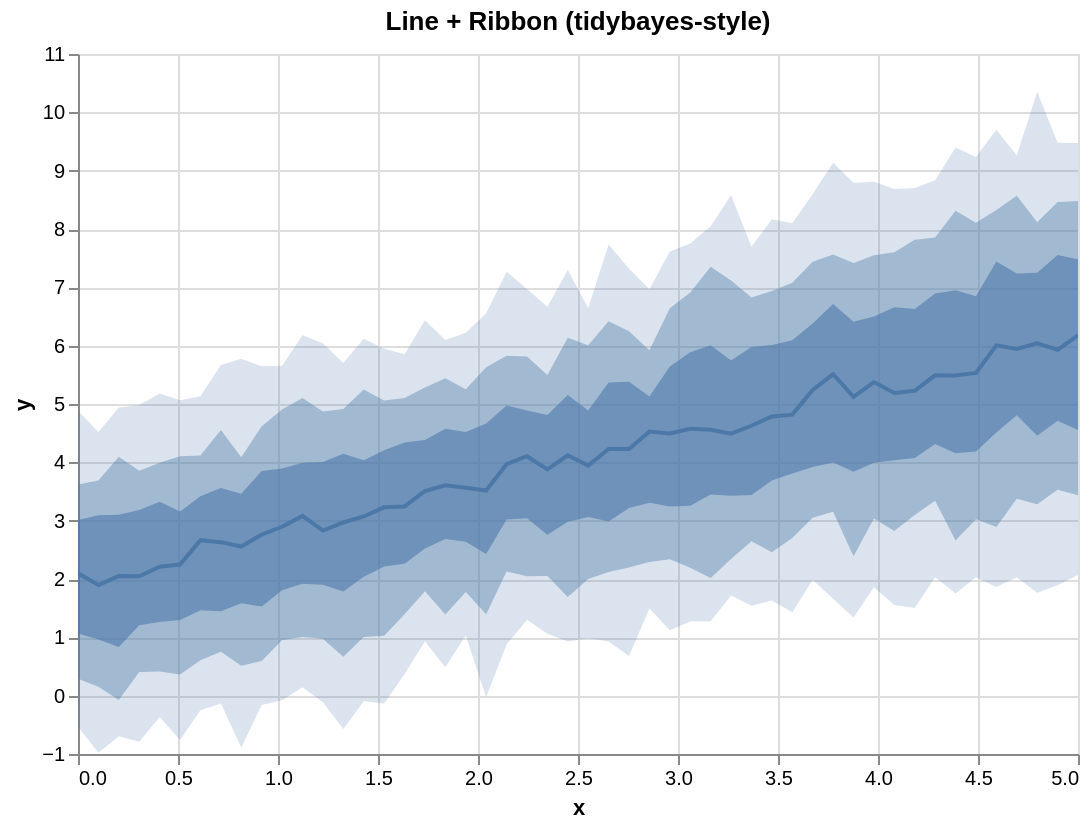

The specification (Vega-Lite) saved for this image:
### Vega-Lite specification from a JSON file in a GitHub repository (floating-point values rounded to 4 significant figures)
{"$schema": "https://vega.github.io/schema/vega-lite/v5.json", "config": {"axis": {"labelLimit": 0}, "header": {"labelLimit": 0}, "legend": {"labelLimit": 0}}, "data": {"values": [{"__median__": 3.509, "hi_0_5_": 4.385, "hi_0_8_": 5.285, "hi_0_95_": 6.435, "lo_0_5_": 2.521, "lo_0_8_": 1.789, "lo_0_95_": 0.9269, "x": 1.735}, {"__median__": 2.048, "hi_0_5_": 3.185, "hi_0_8_": 3.857, "hi_0_95_": 4.981, "lo_0_5_": 1.205, "lo_0_8_": 0.4041, "lo_0_95_": -0.7892, "x": 0.3061}, {"__median__": 3.228, "hi_0_5_": 4.205, "hi_0_8_": 5.059, "hi_0_95_": 5.949, "lo_0_5_": 2.214, "lo_0_8_": 1.027, "lo_0_95_": -0.1328, "x": 1.531}, {"__median__": 2.249, "hi_0_5_": 3.159, "hi_0_8_": 4.103, "hi_0_95_": 5.064, "lo_0_5_": 1.296, "lo_0_8_": 0.3624, "lo_0_95_": -0.7613, "x": 0.5102}, {"__median__": 5.512, "hi_0_5_": 6.716, "hi_0_8_": 7.565, "hi_0_95_": 9.136, "lo_0_5_": 3.997, "lo_0_8_": 3.152, "lo_0_95_": 1.662, "x": 3.776}, {"__median__": 3.944, "hi_0_5_": 4.89, "hi_0_8_": 6.009, "hi_0_95_": 6.644, "lo_0_5_": 3.062, "lo_0_8_": 2.002, "lo_0_95_": 0.9861, "x": 2.551}, {"__median__": 3.072, "hi_0_5_": 4.037, "hi_0_8_": 5.251, "hi_0_95_": 6.117, "lo_0_5_": 2.037, "lo_0_8_": 1.005, "lo_0_95_": -0.09436, "x": 1.429}, {"__median__": 4.495, "hi_0_5_": 5.643, "hi_0_8_": 6.642, "hi_0_95_": 7.613, "lo_0_5_": 3.242, "lo_0_8_": 2.339, "lo_0_95_": 1.123, "x": 2.959}, {"__median__": 6.177, "hi_0_5_": 7.483, "hi_0_8_": 8.478, "hi_0_95_": 9.475, "lo_0_5_": 4.556, "lo_0_8_": 3.436, "lo_0_95_": 2.067, "x": 5.0}, {"__median__": 5.19, "hi_0_5_": 6.658, "hi_0_8_": 7.603, "hi_0_95_": 8.687, "lo_0_5_": 4.036, "lo_0_8_": 2.824, "lo_0_95_": 1.555, "x": 4.082}, {"__median__": 4.786, "hi_0_5_": 6.012, "hi_0_8_": 6.937, "hi_0_95_": 8.169, "lo_0_5_": 3.688, "lo_0_8_": 2.457, "lo_0_95_": 1.632, "x": 3.469}, {"__median__": 5.533, "hi_0_5_": 6.847, "hi_0_8_": 8.107, "hi_0_95_": 9.232, "lo_0_5_": 4.185, "lo_0_8_": 3.023, "lo_0_95_": 2.031, "x": 4.49}, {"__median__": 4.231, "hi_0_5_": 5.37, "hi_0_8_": 6.419, "hi_0_95_": 7.732, "lo_0_5_": 2.986, "lo_0_8_": 2.12, "lo_0_95_": 0.9299, "x": 2.653}, {"__median__": 4.557, "hi_0_5_": 6.008, "hi_0_8_": 7.354, "hi_0_95_": 8.046, "lo_0_5_": 3.451, "lo_0_8_": 2.018, "lo_0_95_": 1.274, "x": 3.163}, {"__median__": 4.492, "hi_0_5_": 5.747, "hi_0_8_": 7.117, "hi_0_95_": 8.581, "lo_0_5_": 3.428, "lo_0_8_": 2.343, "lo_0_95_": 1.718, "x": 3.265}, {"__median__": 6.04, "hi_0_5_": 7.248, "hi_0_8_": 8.116, "hi_0_95_": 10.35, "lo_0_5_": 4.458, "lo_0_8_": 3.28, "lo_0_95_": 1.766, "x": 4.796}, {"__median__": 2.209, "hi_0_5_": 3.323, "hi_0_8_": 3.992, "hi_0_95_": 5.181, "lo_0_5_": 1.264, "lo_0_8_": 0.4153, "lo_0_95_": -0.3642, "x": 0.4082}, {"__median__": 6.005, "hi_0_5_": 7.443, "hi_0_8_": 8.326, "hi_0_95_": 9.701, "lo_0_5_": 4.512, "lo_0_8_": 2.893, "lo_0_95_": 1.864, "x": 4.592}, {"__median__": 4.527, "hi_0_5_": 5.128, "hi_0_8_": 5.923, "hi_0_95_": 6.965, "lo_0_5_": 3.308, "lo_0_8_": 2.293, "lo_0_95_": 1.494, "x": 2.857}, {"__median__": 3.082, "hi_0_5_": 3.994, "hi_0_8_": 5.101, "hi_0_95_": 6.181, "lo_0_5_": 1.917, "lo_0_8_": 1.007, "lo_0_95_": 0.1429, "x": 1.122}, {"__median__": 3.605, "hi_0_5_": 4.576, "hi_0_8_": 5.441, "hi_0_95_": 6.097, "lo_0_5_": 2.684, "lo_0_8_": 1.391, "lo_0_95_": 0.4852, "x": 1.837}, {"__median__": 5.377, "hi_0_5_": 6.502, "hi_0_8_": 7.55, "hi_0_95_": 8.808, "lo_0_5_": 3.993, "lo_0_8_": 3.037, "lo_0_95_": 1.857, "x": 3.98}, {"__median__": 3.516, "hi_0_5_": 4.665, "hi_0_8_": 5.629, "hi_0_95_": 6.557, "lo_0_5_": 2.428, "lo_0_8_": 1.395, "lo_0_95_": -0.02928, "x": 2.041}, {"__median__": 4.818, "hi_0_5_": 6.092, "hi_0_8_": 7.077, "hi_0_95_": 8.1, "lo_0_5_": 3.807, "lo_0_8_": 2.704, "lo_0_95_": 1.431, "x": 3.571}, {"__median__": 4.12, "hi_0_5_": 5.155, "hi_0_8_": 6.136, "hi_0_95_": 7.296, "lo_0_5_": 2.98, "lo_0_8_": 1.693, "lo_0_95_": 0.9301, "x": 2.449}, {"__median__": 3.565, "hi_0_5_": 4.519, "hi_0_8_": 5.254, "hi_0_95_": 6.223, "lo_0_5_": 2.637, "lo_0_8_": 1.778, "lo_0_95_": 1.03, "x": 1.939}, {"__median__": 2.666, "hi_0_5_": 3.417, "hi_0_8_": 4.117, "hi_0_95_": 5.133, "lo_0_5_": 1.465, "lo_0_8_": 0.6068, "lo_0_95_": -0.2505, "x": 0.6122}, {"__median__": 3.244, "hi_0_5_": 4.341, "hi_0_8_": 5.102, "hi_0_95_": 5.852, "lo_0_5_": 2.26, "lo_0_8_": 1.396, "lo_0_95_": 0.3708, "x": 1.633}, {"__median__": 4.576, "hi_0_5_": 5.887, "hi_0_8_": 6.913, "hi_0_95_": 7.753, "lo_0_5_": 3.258, "lo_0_8_": 2.192, "lo_0_95_": 1.271, "x": 3.061}, {"__median__": 2.895, "hi_0_5_": 3.896, "hi_0_8_": 4.907, "hi_0_95_": 5.656, "lo_0_5_": 1.809, "lo_0_8_": 0.9502, "lo_0_95_": -0.07989, "x": 1.02}, {"__median__": 1.895, "hi_0_5_": 3.092, "hi_0_8_": 3.688, "hi_0_95_": 4.522, "lo_0_5_": 0.9627, "lo_0_8_": 0.1508, "lo_0_95_": -0.9768, "x": 0.102}, {"__median__": 2.632, "hi_0_5_": 3.559, "hi_0_8_": 4.554, "hi_0_95_": 5.669, "lo_0_5_": 1.446, "lo_0_8_": 0.7512, "lo_0_95_": -0.1354, "x": 0.7143}, {"__median__": 4.627, "hi_0_5_": 5.976, "hi_0_8_": 6.824, "hi_0_95_": 7.697, "lo_0_5_": 3.438, "lo_0_8_": 2.645, "lo_0_95_": 1.54, "x": 3.367}, {"__median__": 5.49, "hi_0_5_": 6.95, "hi_0_8_": 8.313, "hi_0_95_": 9.398, "lo_0_5_": 4.156, "lo_0_8_": 2.662, "lo_0_95_": 1.751, "x": 4.388}, {"__median__": 4.23, "hi_0_5_": 5.381, "hi_0_8_": 6.249, "hi_0_95_": 7.317, "lo_0_5_": 3.215, "lo_0_8_": 2.198, "lo_0_95_": 0.6796, "x": 2.755}, {"__median__": 5.492, "hi_0_5_": 6.896, "hi_0_8_": 7.854, "hi_0_95_": 8.838, "lo_0_5_": 4.314, "lo_0_8_": 3.341, "lo_0_95_": 2.028, "x": 4.286}, {"__median__": 5.124, "hi_0_5_": 6.41, "hi_0_8_": 7.419, "hi_0_95_": 8.795, "lo_0_5_": 3.837, "lo_0_8_": 2.389, "lo_0_95_": 1.341, "x": 3.878}, {"__median__": 2.1, "hi_0_5_": 3.013, "hi_0_8_": 3.62, "hi_0_95_": 4.883, "lo_0_5_": 1.065, "lo_0_8_": 0.2904, "lo_0_95_": -0.5292, "x": 0.0}, {"__median__": 2.83, "hi_0_5_": 4.006, "hi_0_8_": 4.87, "hi_0_95_": 6.043, "lo_0_5_": 1.9, "lo_0_8_": 0.9742, "lo_0_95_": -0.1129, "x": 1.224}, {"__median__": 4.104, "hi_0_5_": 4.891, "hi_0_8_": 5.814, "hi_0_95_": 6.971, "lo_0_5_": 3.042, "lo_0_8_": 2.048, "lo_0_95_": 1.302, "x": 2.245}, {"__median__": 5.93, "hi_0_5_": 7.553, "hi_0_8_": 8.462, "hi_0_95_": 9.48, "lo_0_5_": 4.712, "lo_0_8_": 3.528, "lo_0_95_": 1.891, "x": 4.898}, {"__median__": 5.227, "hi_0_5_": 6.629, "hi_0_8_": 7.814, "hi_0_95_": 8.703, "lo_0_5_": 4.076, "lo_0_8_": 3.097, "lo_0_95_": 1.501, "x": 4.184}, {"__median__": 2.762, "hi_0_5_": 3.85, "hi_0_8_": 4.62, "hi_0_95_": 5.646, "lo_0_5_": 1.529, "lo_0_8_": 0.5924, "lo_0_95_": -0.1617, "x": 0.9184}, {"__median__": 2.969, "hi_0_5_": 4.149, "hi_0_8_": 4.913, "hi_0_95_": 5.703, "lo_0_5_": 1.785, "lo_0_8_": 0.6692, "lo_0_95_": -0.5725, "x": 1.327}, {"__median__": 3.878, "hi_0_5_": 4.812, "hi_0_8_": 5.495, "hi_0_95_": 6.669, "lo_0_5_": 2.757, "lo_0_8_": 2.05, "lo_0_95_": 1.062, "x": 2.347}, {"__median__": 2.051, "hi_0_5_": 3.1, "hi_0_8_": 4.098, "hi_0_95_": 4.939, "lo_0_5_": 0.8344, "lo_0_8_": -0.07235, "lo_0_95_": -0.6978, "x": 0.2041}, {"__median__": 5.24, "hi_0_5_": 6.381, "hi_0_8_": 7.44, "hi_0_95_": 8.599, "lo_0_5_": 3.919, "lo_0_8_": 3.05, "lo_0_95_": 1.981, "x": 3.673}, {"__median__": 3.97, "hi_0_5_": 4.973, "hi_0_8_": 5.827, "hi_0_95_": 7.265, "lo_0_5_": 3.018, "lo_0_8_": 2.131, "lo_0_95_": 0.8787, "x": 2.143}, {"__median__": 2.557, "hi_0_5_": 3.462, "hi_0_8_": 4.087, "hi_0_95_": 5.776, "lo_0_5_": 1.585, "lo_0_8_": 0.5109, "lo_0_95_": -0.8907, "x": 0.8163}, {"__median__": 5.943, "hi_0_5_": 7.236, "hi_0_8_": 8.568, "hi_0_95_": 9.26, "lo_0_5_": 4.808, "lo_0_8_": 3.375, "lo_0_95_": 2.027, "x": 4.694}]}, "height": 350, "layer": [{"_lr_layer": true, "encoding": {"tooltip": [{"field": "x", "title": "x", "type": "quantitative"}, {"field": "__median__", "title": "median", "type": "quantitative"}, {"field": "lo_0_95_", "title": "95% lo", "type": "quantitative"}, {"field": "hi_0_95_", "title": "95% hi", "type": "quantitative"}], "x": {"field": "x", "scale": {"zero": false}, "type": "quantitative"}, "y": {"field": "lo_0_95_", "scale": {"zero": false}, "title": "y", "type": "quantitative"}, "y2": {"field": "hi_0_95_"}}, "mark": {"line": false, "opacity": 0.2, "type": "area"}, "params": [{"bind": "scales", "name": "grid", "select": {"encodings": ["x", "y"], "type": "interval"}}]}, {"_lr_layer": true, "encoding": {"tooltip": [{"field": "x", "title": "x", "type": "quantitative"}, {"field": "__median__", "title": "median", "type": "quantitative"}, {"field": "lo_0_95_", "title": "95% lo", "type": "quantitative"}, {"field": "hi_0_95_", "title": "95% hi", "type": "quantitative"}], "x": {"field": "x", "scale": {"zero": false}, "type": "quantitative"}, "y": {"field": "lo_0_8_", "scale": {"zero": false}, "title": "y", "type": "quantitative"}, "y2": {"field": "hi_0_8_"}}, "mark": {"line": false, "opacity": 0.4, "type": "area"}}, {"_lr_layer": true, "encoding": {"tooltip": [{"field": "x", "title": "x", "type": "quantitative"}, {"field": "__median__", "title": "median", "type": "quantitative"}, {"field": "lo_0_95_", "title": "95% lo", "type": "quantitative"}, {"field": "hi_0_95_", "title": "95% hi", "type": "quantitative"}], "x": {"field": "x", "scale": {"zero": false}, "type": "quantitative"}, "y": {"field": "lo_0_5_", "scale": {"zero": false}, "title": "y", "type": "quantitative"}, "y2": {"field": "hi_0_5_"}}, "mark": {"line": false, "opacity": 0.6, "type": "area"}}, {"_lr_layer": true, "encoding": {"tooltip": [{"field": "x", "title": "x", "type": "quantitative"}, {"field": "__median__", "title": "median", "type": "quantitative"}, {"field": "lo_0_95_", "title": "95% lo", "type": "quantitative"}, {"field": "hi_0_95_", "title": "95% hi", "type": "quantitative"}], "x": {"field": "x", "scale": {"zero": false}, "type": "quantitative"}, "y": {"field": "__median__", "scale": {"zero": false}, "title": "y", "type": "quantitative"}}, "mark": {"strokeWidth": 2, "type": "line"}}], "title": "Line + Ribbon (tidybayes-style)", "width": 500}
